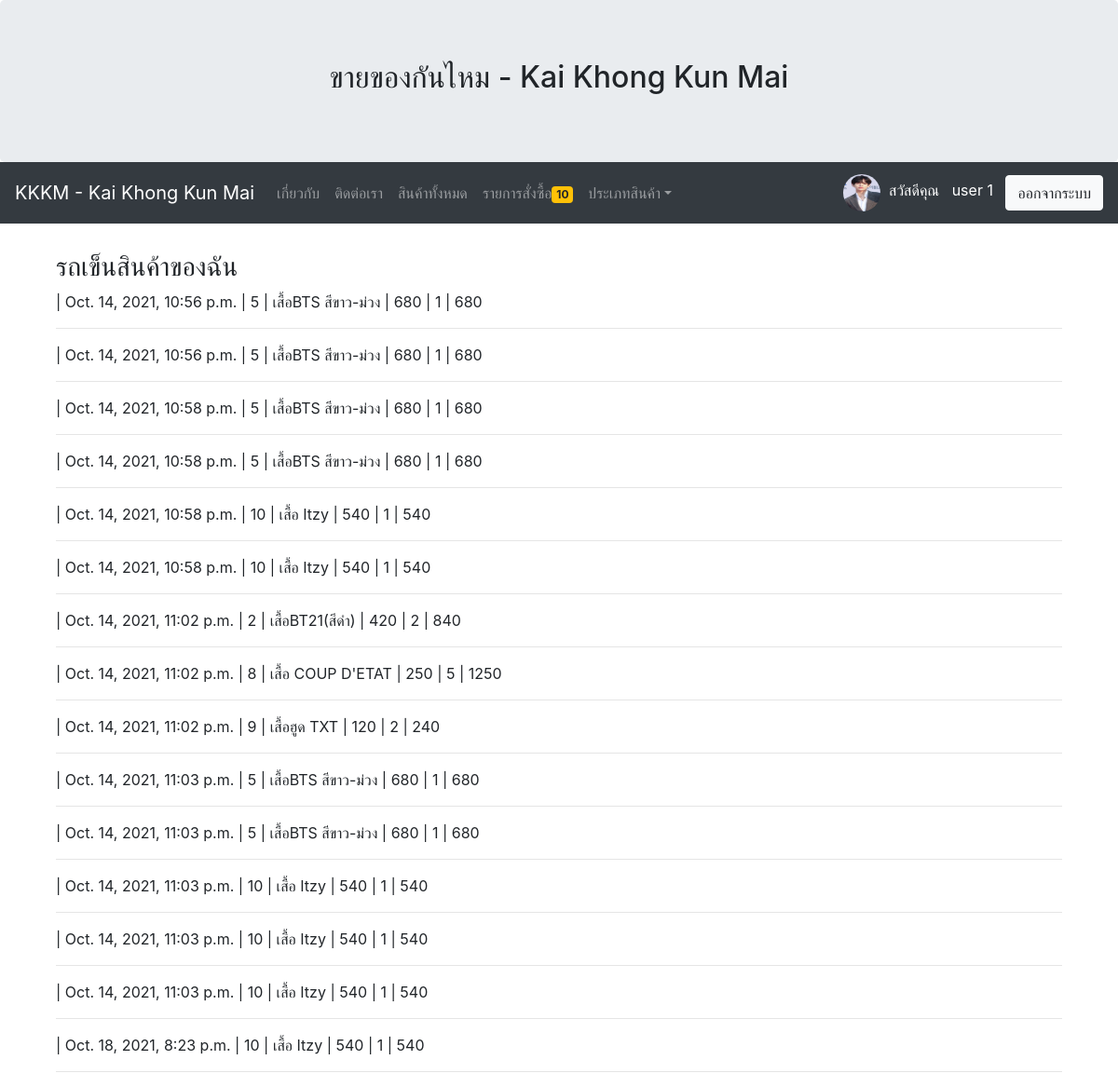
/mycart/ (signed in), run on an earlier commit of the app's database.
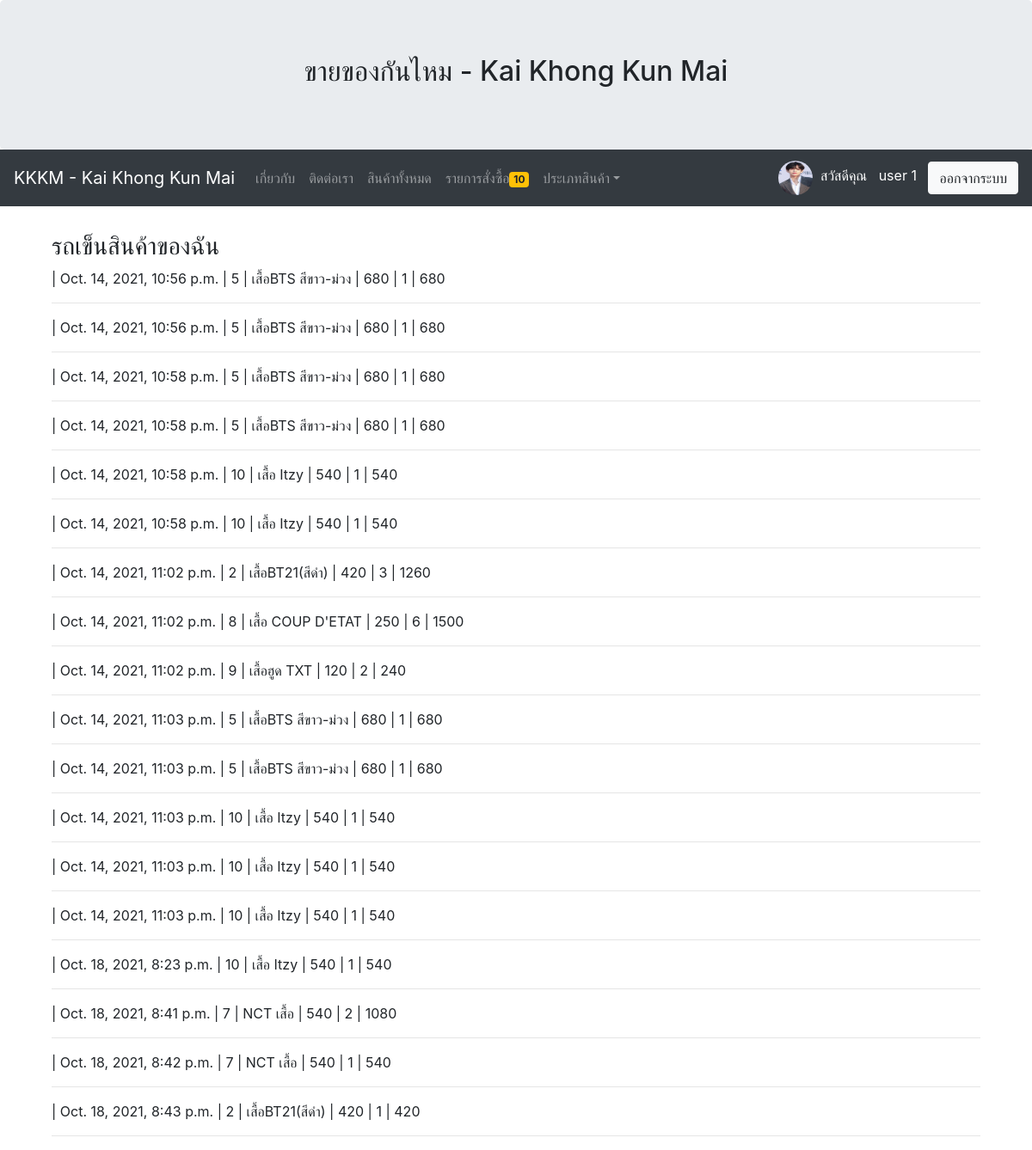
And on a later commit of the database.
### myapp/models.py (models this page shows, shortened)
class Profile(models.Model):
	user = models.OneToOneField(User,on_delete=models.CASCADE)
	photo = models.ImageField(upload_to="gallery_photo_profile",null=True,blank=True,default='dafaultprofile.png')
	usertype = models.CharField(max_length=100,default='member')
	cartquan = models.IntegerField(default=0) #เก็บจำนวนสินค้าในตะกร้า

class Cart(models.Model):
	user = models.ForeignKey(User,on_delete=models.CASCADE) #อ้างอิงถึง User
	productid = models.CharField(max_length=100) # id from database
	productname = models.CharField(max_length=100)
	price = models.IntegerField()
	quantity = models.IntegerField()
	total = models.IntegerField()
	stamp = models.DateTimeField(auto_now_add=True,blank=True,null=True)

### myapp/views.py (the view)
# urls.py: path('mycart/',MyCart,name='mycart-page'),
def MyCart(request):
	username = request.user.username #ออกมาเป็น string
	user = User.objects.get(username=username) #ออกมาเป็น objects
	mycart = Cart.objects.filter(user=user) #ใช้ .get ไม่ได้ เพราะ multiple (มีหลายอัน) ต้องใช้ filter เพราะ มีหลาย record
	context = {'mycart':mycart}
	return render(request,'myapp/mycart.html',context)

### myapp/template/myapp/mycart.html
{% extends 'myapp/base.html' %}
{% block article %}
<div class="container">
      <h3>รถเข็นสินค้าของฉัน</h3>
            {% for pd in mycart %}
                 <p>| {{pd.stamp}} | {{pd.productid}} | {{pd.productname}} | {{pd.price}} |
                 {{pd.quantity}} | {{pd.total}}</p>
            <hr>
            {% endfor %}
</div>
{% endblock article %}

### myapp/template/myapp/base.html (shortened to what this page needs)
<!DOCTYPE html>
<html lang="en">
<head>
  <link rel="stylesheet" href="https://maxcdn.bootstrapcdn.com/bootstrap/4.5.2/css/bootstrap.min.css">
</head>
<body>
<div class="jumbotron text-center" style="margin-bottom: 0;">
  <h2>ขายของกันไหม - Kai Khong Kun Mai</h2>
</div>
<nav class="navbar navbar-expand-sm bg-dark navbar-dark">
  <a class="navbar-brand" href="{% url 'home-page' %}">KKKM - Kai Khong Kun Mai</a>
  <div class="collapse navbar-collapse" id="collapsibleNavbar">
                <ul class="navbar-nav mr-auto">
                  <li class="nav-item">
                    <a class="nav-link" href="{% url 'about-page' %}">เกี่ยวกับ</a>
                  </li>
                  <li class="nav-item">
                    <a class="nav-link" href="{% url 'contact-page' %}">ติดต่อเรา </a>
                  </li>
                  <li class="nav-item">
                    <a class="nav-link" href="{% url 'allproduct-page' %}">สินค้าทั้งหมด</a>
                  </li>
                  {% if user.is_authenticated and user.profile.usertype == 'member' %}
                  <li class="nav-item">
                    <a class="nav-link" href="{% url 'mycart-page' %}">รายการสั่งซื้อ<span class="badge badge-warning">10</span></a>
                  </li>
                  {% endif %}
                  <li class="nav-item dropdown">
                    <a class="nav-link dropdown-toggle" href="#" id="dropdown01" data-toggle="dropdown" aria-haspopup="true" aria-expanded="false">
                      ประเภทสินค้า</a>
                  </li>
                </ul>
                          {% if user.is_authenticated %}
                            <img src="{{user.profile.photo.url}}" width="40" height="40" class="rounded-circle">&nbsp&nbsp
                            <p style="color: white; margin-top: 10px">สวัสดีคุณ&nbsp&nbsp {{ user.first_name }}
                            {{ user.last_name }} &nbsp&nbsp </p>
                            <a class="btn btn-light" href="{% url 'logout' %}">ออกจากระบบ</a>
                          {% else %}
                            <a class="btn btn-primary" href="{% url 'register-page' %}">สมัครสมาชิก</a>&nbsp&nbsp&nbsp
                            <a class="btn btn-primary" href="{% url 'login' %}">เข้าสู่ระบบ</a>
                          {% endif %}
  </div>
</nav>
<div class="container" style="margin-top: 30px;">
  {% block article %}
  {% endblock article %}
</div>
</body>
</html>

What changed in the data, as far as the page shows it:
changed Cart (number 7 of 18 on the later page): quantity "2" → "3"; total "840" → "1260"
changed Cart "เสื้อ COUP D'ETAT": quantity "5" → "6"; total "1250" → "1500"
added Cart: stamp "Oct. 18, 2021, 8:41 p.m.", productid "7", productname "NCT เสื้อ", price "540", quantity "2", total "1080"
added Cart: stamp "Oct. 18, 2021, 8:42 p.m.", productid "7", productname "NCT เสื้อ", price "540", quantity "1", total "540"
added Cart: stamp "Oct. 18, 2021, 8:43 p.m.", productid "2", productname "เสื้อBT21(สีดำ)", price "420", quantity "1", total "420"
